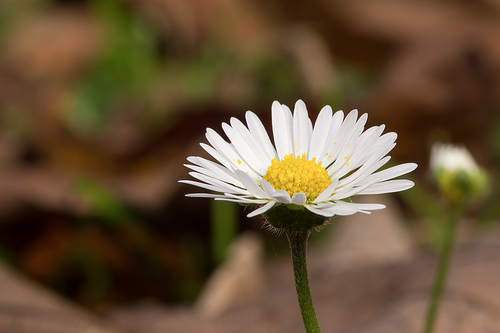
#> input picture BoVW-Flower-Classification/Train/daisy/10712722853_5632165b04.jpg, 500 x 333 px; its folder holds 3 pictures in this run
$ jupyter execute --allow-errors FlowerClassification-BoVW.ipynb
#> lines starting #> are read from the running program, lines starting #| are printed output that depends on the picture; pictures that were not available may be replaced by others from this repository, and a replacement may not be noted
[cell 1]
# Bag of Visual Words (BoVW) image classification pipeline
# Paste into Colab or Jupyter. Adjust dataset paths as needed.

import os
import glob
import random
from tqdm import tqdm
import numpy as np
import cv2
import matplotlib.pyplot as plt

from sklearn.cluster import MiniBatchKMeans
from sklearn.svm import LinearSVC
from sklearn.preprocessing import StandardScaler, normalize, LabelEncoder
from sklearn.metrics import accuracy_score, classification_report, confusion_matrix, precision_recall_fscore_support

# ---------- SETTINGS ----------
TRAIN_DIR = "Train"   # path to train folder containing subfolders per class
TEST_DIR  = "Test"    # path to test folder
USE_SIFT = True       # try SIFT, fallback to ORB if not available
N_CLUSTERS = 120      # number of visual words (vocabulary size) — tuneable (e.g., 50-500)
RANDOM_STATE = 42
MAX_DESCS_FOR_KMEANS = 100000  # limit descriptors for memory
# ------------------------------

# utility: read dataset (images and labels)
def load_image_paths(dataset_dir):
#> called with dataset_dir = 'Train'
    classes = sorted([d for d in os.listdir(dataset_dir) if os.path.isdir(os.path.join(dataset_dir,d))])
    image_paths = []
    labels = []
    for cls in classes:
        files = glob.glob(os.path.join(dataset_dir, cls, "*"))
        files = [f for f in files if f.lower().endswith(('.png','.jpg','.jpeg','.bmp'))]
        for f in files:
            image_paths.append(f)
            labels.append(cls)
#> pass 2 of the loop in load_image_paths, `for cls in classes:`:
    return image_paths, labels, classes

# create feature extractor (SIFT if available, else ORB)
def make_extractor():
    if USE_SIFT:
        try:
            sift = cv2.SIFT_create()
            print("Using SIFT")
            return ("SIFT", sift)
        except Exception as e:
            print("SIFT not available, falling back to ORB:", e)
    # fallback ORB
    orb = cv2.ORB_create(nfeatures=1000)
    print("Using ORB")
    return ("ORB", orb)

# extract descriptors for an image (returns NxD or None)
def extract_descriptors(img_path, extractor):
#> called with img_path = 'Train/daisy/10712722853_5632165b04.jpg'
    img = cv2.imread(img_path, cv2.IMREAD_GRAYSCALE)
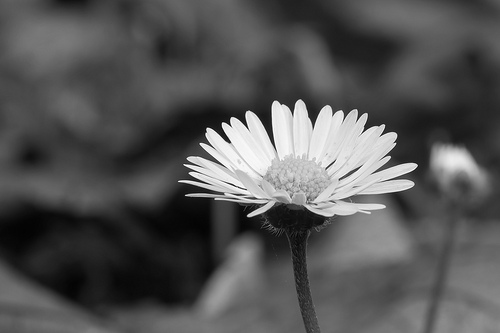
#> img: shape (333, 500); min 2, max 255, mean 84.6
    if img is None:
        return None
    kind, ext = extractor
    if kind == "SIFT":
        kps, desc = ext.detectAndCompute(img, None)
#> kps = 136 keypoints; strongest (x, y, size): (227, 139, 3.9), (249, 215, 3), (224, 125, 4), (229, 141, 2.5)
        # desc is None if no keypoints
        return desc
    else: # ORB
        kps, desc = ext.detectAndCompute(img, None)
        # ORB returns uint8 descriptors; convert to float32 for kmeans
        if desc is not None:
            desc = desc.astype(np.float32)
        return desc

# Build descriptor list from training images
def gather_all_descriptors(image_paths, extractor, max_desc=MAX_DESCS_FOR_KMEANS):
    descriptors_list = []
    total = 0
    for p in tqdm(image_paths, desc="Extracting descriptors"):
        desc = extract_descriptors(p, extractor)
        if desc is None:
            continue
        descriptors_list.append(desc)
        total += desc.shape[0]
#> total = 136
        if total > max_desc:
            break
#> pass 2 of the loop in gather_all_descriptors, `for p in tqdm(image_paths, desc="Extracting descriptors"):`:
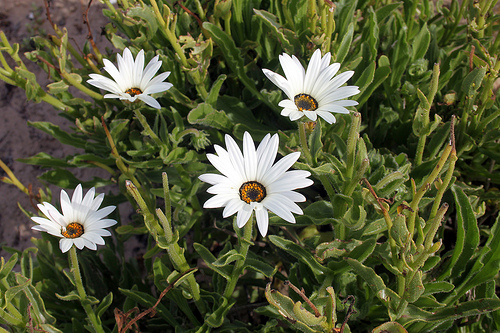
#> input picture BoVW-Flower-Classification/Train/daisy/10993710036_2033222c91.jpg, 500 x 333 px
#> in extract_descriptors (call 2), `img = cv2.imread(img_path, cv2.IMREAD_GRAYSCALE)`:
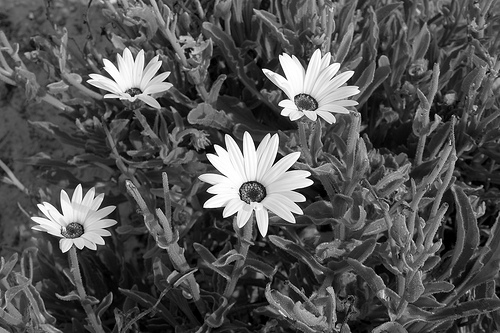
#> img: shape (333, 500); min 0, max 255, mean 82.8
#> kps = 2204 keypoints; strongest (x, y, size): (265, 71, 3.4), (217, 147, 4), (209, 204, 6.3), (278, 157, 4.6)
#> pass 3 of the loop in gather_all_descriptors, `for p in tqdm(image_paths, desc="Extracting descriptors"):`:
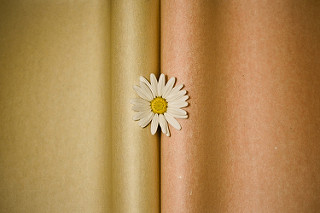
#> input picture BoVW-Flower-Classification/Train/daisy/11891885265_ccefec7284_n.jpg, 320 x 213 px
#> in extract_descriptors (call 3), `img = cv2.imread(img_path, cv2.IMREAD_GRAYSCALE)`:
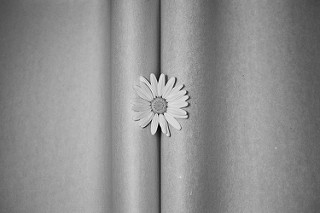
#> img: shape (213, 320); min 0, max 246, mean 143.2
#> kps = 27 keypoints; strongest (x, y, size): (159, 128, 3), (166, 82, 2), (162, 76, 3.3), (189, 104, 1.9)
#> the loop made 4 passes; the first 3 are shown
    if len(descriptors_list) == 0:
        return None
    all_desc = np.vstack(descriptors_list)
    # If too many, subsample
    if all_desc.shape[0] > max_desc:
        idx = np.random.choice(all_desc.shape[0], max_desc, replace=False)
        all_desc = all_desc[idx]
    return all_desc

# Build codebook (k-means)
def build_codebook(descriptors, n_clusters=N_CLUSTERS):
#> called with n_clusters = 120
    print(f"Clustering {descriptors.shape[0]} descriptors to {n_clusters} clusters ...")
#> (printed output is left out)
#> in extract_descriptors (call 5), `kps, desc = ext.detectAndCompute(img, None)`: kps = 136 keypoints; strongest (x, y, size): (227, 139, 3.9), (249, 215, 3), (224, 125, 4), (229, 141, 2.5)
    kmeans = MiniBatchKMeans(n_clusters=n_clusters, random_state=RANDOM_STATE, batch_size=n_clusters*10, verbose=0)
    kmeans.fit(descriptors)
    return kmeans

# Compute BoVW histogram for a single image
def compute_bovw_histogram(desc, kmeans, n_clusters):
#> called with n_clusters = 120
    hist = np.zeros(n_clusters, dtype=float)
    if desc is None or desc.shape[0] == 0:
        return hist
    labels = kmeans.predict(desc)
#> labels = 136 values, max 119 at index 4, min 0 at index 13, mean 50.33
    for l in labels:
        hist[l] += 1.0
#> this loop made 136 passes
#> l on passes 1 to 12: 80, 104, 81, 104, 119, 113, 107, 17, 87, 72, 50, 1
#> after the loop, hist = 120 values, max 7 at index 27, min 0 at index 2, mean 1.13
    # L1 or L2 normalization — we'll L2 normalize later using sklearn normalize
    return hist

# Convert dataset of image paths to BoVW matrix
def images_to_bovw(image_paths, extractor, kmeans, n_clusters):
    X = []
    descs_per_image = []
    for p in tqdm(image_paths, desc="Building histograms"):
        desc = extract_descriptors(p, extractor)
        hist = compute_bovw_histogram(desc, kmeans, n_clusters)
        X.append(hist)
        descs_per_image.append(None if desc is None else desc.shape[0])
#> pass 2 of the loop in images_to_bovw, `for p in tqdm(image_paths, desc="Building histograms"):`:
#> kps = 2204 keypoints; strongest (x, y, size): (265, 71, 3.4), (217, 147, 4), (209, 204, 6.3), (278, 157, 4.6)
#> the loop in compute_bovw_histogram (call 2), `for l in labels:` made 2204 passes
#> l on passes 1 to 3: 42, 36, 1
#> pass 3 of the loop in images_to_bovw, `for p in tqdm(image_paths, desc="Building histograms"):`:
#> kps = 27 keypoints; strongest (x, y, size): (159, 128, 3), (166, 82, 2), (162, 76, 3.3), (189, 104, 1.9)
#> the loop made 4 passes; the first 3 are shown
    X = np.array(X, dtype=float)
    # L2 normalize each histogram
    X = normalize(X, norm='l2')
    return X, descs_per_image

# -------------------------------------------------------------------------
# Pipeline: load data, build codebook, compute histograms, train classifier
# -------------------------------------------------------------------------
# 1) load dataset paths
train_paths, train_labels, classes = load_image_paths(TRAIN_DIR)
test_paths, test_labels, _ = load_image_paths(TEST_DIR)

print("Classes:", classes)
print("Train samples:", len(train_paths), "Test samples:", len(test_paths))

# 2) create extractor
extractor = make_extractor()

# 3) gather descriptors from training images for kmeans
all_desc = gather_all_descriptors(train_paths, extractor)
if all_desc is None:
    raise RuntimeError("No descriptors found in training images. Check images and extractor.")

# 4) codebook via kmeans
kmeans = build_codebook(all_desc, n_clusters=N_CLUSTERS)

# 5) build BoVW histograms for train and test
X_train, train_desc_counts = images_to_bovw(train_paths, extractor, kmeans, N_CLUSTERS)
#> (the rest of this cell did not finish here and is left out)


# 6) encode labels
le = LabelEncoder()
y_train = le.fit_transform(train_labels)
y_test  = le.transform(test_labels)
print("Label classes (encoded):", dict(zip(le.classes_, range(len(le.classes_)))))

# 7) train classifier (Linear SVM)
clf = LinearSVC(random_state=RANDOM_STATE, max_iter=5000)
clf.fit(X_train, y_train)

# 8) predict
y_pred = clf.predict(X_test)

# 9) evaluation metrics
acc = accuracy_score(y_test, y_pred)
print("Accuracy on test set:", acc)

print("\nClassification Report (per-class precision/recall/F1):")
print(classification_report(y_test, y_pred, target_names=le.classes_))

cm = confusion_matrix(y_test, y_pred)
print("Confusion matrix:\n", cm)

# Compute TPR and FPR per class from confusion matrix
TPR = []  # recall
FPR = []
for i in range(len(le.classes_)):
    TP = cm[i,i]
    FN = cm[i,:].sum() - TP
    FP = cm[:,i].sum() - TP
    TN = cm.sum() - TP - FP - FN
    tpr = TP / (TP + FN) if (TP + FN) > 0 else 0.0
    fpr = FP / (FP + TN) if (FP + TN) > 0 else 0.0
    TPR.append(tpr)
    FPR.append(fpr)
    print(f"Class {le.classes_[i]}: TPR (Recall) = {tpr:.3f}, FPR = {fpr:.3f}")

# overall precision/recall/f1 averages already in classification_report
# also compute micro/macro F1 if you want:
from sklearn.metrics import f1_score
print("F1 (macro):", f1_score(y_test, y_pred, average='macro'))
print("F1 (micro):", f1_score(y_test, y_pred, average='micro'))

# 10) show qualitative results: some correct and incorrect examples
def show_examples(n=6):
    correct = []
    incorrect = []
    for p, gt, pred in zip(test_paths, y_test, y_pred):
        if gt == pred:
            correct.append((p, gt, pred))
        else:
            incorrect.append((p, gt, pred))
    # show first n correct and first n incorrect (if available)
    n_show = min(n, len(correct))
    plt.figure(figsize=(12, 3 * n_show))
    for i in range(n_show):
        p, gt, pred = correct[i]
        img = cv2.imread(p)
        img = cv2.cvtColor(img, cv2.COLOR_BGR2RGB)
        plt.subplot(n_show, 2, 2*i + 1); plt.imshow(img); plt.title(f"Correct: {le.classes_[gt]}"); plt.axis('off')
        plt.subplot(n_show, 2, 2*i + 2); plt.bar(range(N_CLUSTERS), X_test[test_paths.index(p)])
        plt.title("BoVW histogram (normalized)"); plt.axis('off')
    plt.suptitle("Correctly classified examples")
    plt.show()

    n_show = min(n, len(incorrect))
    plt.figure(figsize=(12, 3 * n_show))
    for i in range(n_show):
        p, gt, pred = incorrect[i]
        img = cv2.imread(p)
        img = cv2.cvtColor(img, cv2.COLOR_BGR2RGB)
        plt.subplot(n_show, 2, 2*i + 1); plt.imshow(img); plt.title(f"GT: {le.classes_[gt]}, Pred: {le.classes_[pred]}"); plt.axis('off')
        plt.subplot(n_show, 2, 2*i + 2); plt.bar(range(N_CLUSTERS), X_test[test_paths.index(p)])
        plt.title("BoVW histogram (normalized)"); plt.axis('off')
    plt.suptitle("Incorrectly classified examples")
    plt.show()

show_examples(n=4)

# Save model, kmeans and label encoder if you want for report
import joblib
joblib.dump(kmeans, "bovw_kmeans.joblib")
joblib.dump(clf, "bovw_svm.joblib")
joblib.dump(le, "label_encoder.joblib")
print("Saved kmeans, svm and label encoder to disk.")
